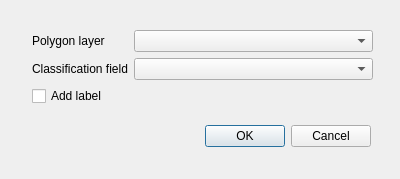
<?xml version="1.0" encoding="UTF-8"?>
<ui version="4.0">
 <class>Dialog</class>
 <widget class="QDialog" name="Dialog">
  <property name="geometry">
   <rect>
    <x>0</x>
    <y>0</y>
    <width>400</width>
    <height>179</height>
   </rect>
  </property>
  <property name="windowTitle">
   <string>Dialog</string>
  </property>
  <widget class="QDialogButtonBox" name="buttonBox">
   <property name="geometry">
    <rect>
     <x>30</x>
     <y>120</y>
     <width>341</width>
     <height>32</height>
    </rect>
   </property>
   <property name="orientation">
    <enum>Qt::Horizontal</enum>
   </property>
   <property name="standardButtons">
    <set>QDialogButtonBox::Cancel|QDialogButtonBox::Ok</set>
   </property>
  </widget>
  <widget class="QWidget" name="formLayoutWidget">
   <property name="geometry">
    <rect>
     <x>32</x>
     <y>30</y>
     <width>341</width>
     <height>81</height>
    </rect>
   </property>
   <layout class="QFormLayout" name="formLayout">
    <item row="0" column="0">
     <widget class="QLabel" name="label">
      <property name="text">
       <string>Polygon layer</string>
      </property>
     </widget>
    </item>
    <item row="0" column="1">
     <widget class="QComboBox" name="polygonLayercomboBox"/>
    </item>
    <item row="1" column="0">
     <widget class="QLabel" name="label_2">
      <property name="text">
       <string>Classification field</string>
      </property>
     </widget>
    </item>
    <item row="1" column="1">
     <widget class="QComboBox" name="classificationFieldcomboBox"/>
    </item>
    <item row="2" column="0">
     <widget class="QCheckBox" name="addLabelcheckBox">
      <property name="text">
       <string>Add label</string>
      </property>
     </widget>
    </item>
   </layout>
  </widget>
 </widget>
 <resources/>
 <connections>
  <connection>
   <sender>buttonBox</sender>
   <signal>accepted()</signal>
   <receiver>Dialog</receiver>
   <slot>accept()</slot>
   <hints>
    <hint type="sourcelabel">
     <x>248</x>
     <y>254</y>
    </hint>
    <hint type="destinationlabel">
     <x>157</x>
     <y>274</y>
    </hint>
   </hints>
  </connection>
  <connection>
   <sender>buttonBox</sender>
   <signal>rejected()</signal>
   <receiver>Dialog</receiver>
   <slot>reject()</slot>
   <hints>
    <hint type="sourcelabel">
     <x>316</x>
     <y>260</y>
    </hint>
    <hint type="destinationlabel">
     <x>286</x>
     <y>274</y>
    </hint>
   </hints>
  </connection>
 </connections>
</ui>
